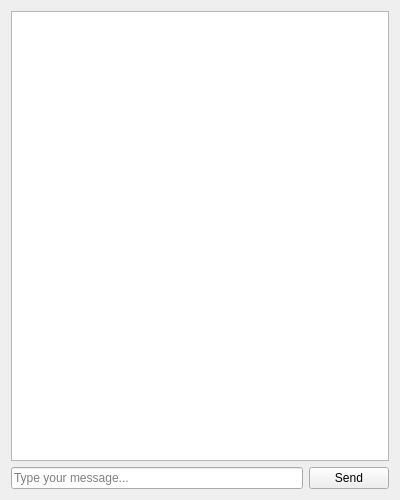
<?xml version="1.0" encoding="UTF-8"?>
<ui version="4.0">
 <class>ChatWindow</class>
 <widget class="QWidget" name="ChatWindow">
  <property name="geometry">
   <rect>
    <x>0</x>
    <y>0</y>
    <width>400</width>
    <height>500</height>
   </rect>
  </property>
  <property name="windowTitle">
   <string>Group Chat</string>
  </property>
  <layout class="QVBoxLayout" name="verticalLayout">
   <item>
    <widget class="QListWidget" name="messageList"/>
   </item>
   <item>
    <layout class="QHBoxLayout" name="inputLayout">
     <item>
      <widget class="QLineEdit" name="messageInput">
       <property name="placeholderText">
        <string>Type your message...</string>
       </property>
      </widget>
     </item>
     <item>
      <widget class="QPushButton" name="sendButton">
       <property name="text">
        <string>Send</string>
       </property>
      </widget>
     </item>
    </layout>
   </item>
  </layout>
 </widget>
 <resources/>
 <connections/>
</ui>
